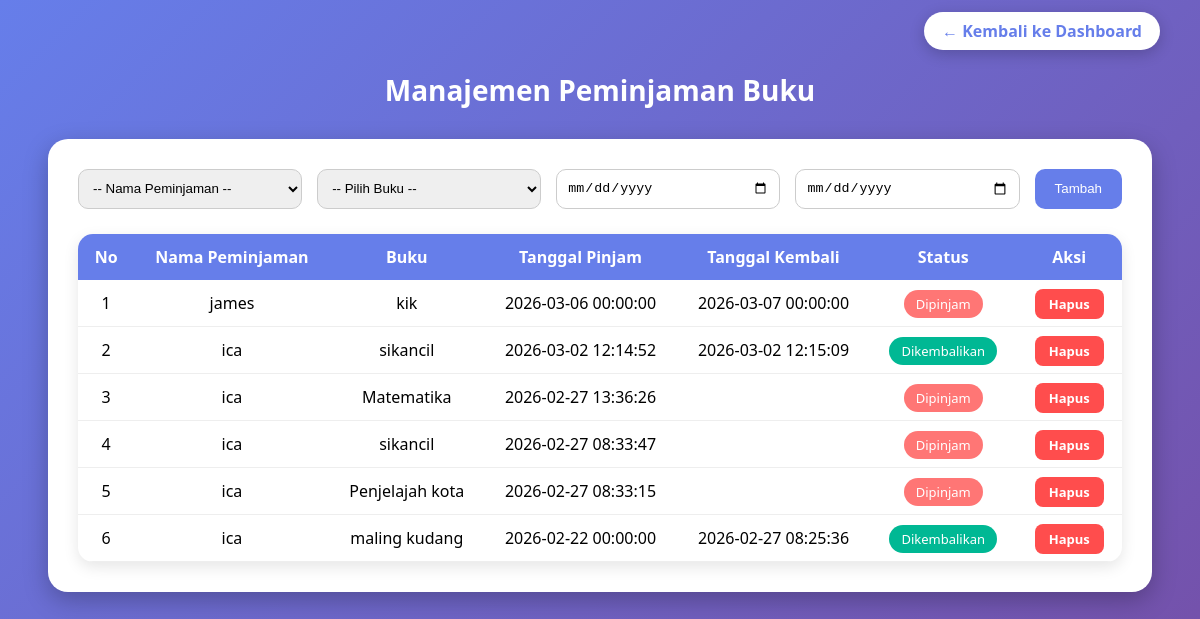
The page /manage_peminjaman.php (signed in) on the database its author committed.
### tables this page shows
CREATE TABLE `peminjaman` (
  `id` int(11) NOT NULL,
  `user_id` int(11) DEFAULT NULL,
  `buku_id` int(11) DEFAULT NULL,
  `tanggal_pinjam` datetime DEFAULT NULL,
  `tanggal_kembali` datetime DEFAULT NULL,
  `status` varchar(20) DEFAULT NULL
);

CREATE TABLE `users` (
  `id` int(11) NOT NULL,
  `username` varchar(50) NOT NULL,
  `password` varchar(100) NOT NULL,
  `role` enum('admin','anggota') NOT NULL
);

CREATE TABLE `buku` (
  `id` int(11) NOT NULL,
  `judul` varchar(100) NOT NULL,
  `penulis` varchar(100) DEFAULT NULL,
  `penerbit` varchar(100) DEFAULT NULL,
  `tahun` int(11) DEFAULT NULL,
  `stok` int(11) NOT NULL
);

### manage_peminjaman.php (the view, shortened to what this page needs)
<?php
include 'config.php';
$data = mysqli_query($conn,"
    SELECT peminjaman.*,
           users.username AS nama_user,
           buku.judul
    FROM peminjaman
    LEFT JOIN users ON peminjaman.user_id = users.id
    LEFT JOIN buku ON peminjaman.buku_id = buku.id
    ORDER BY peminjaman.id DESC
");
?>
<!DOCTYPE html>
<html>
<head>
    <link rel="stylesheet" href="style.css">
</head>
<body class="manage-peminjaman">
    <div class="top-bar">
        <a href="dashboard_admin.php" class="btn-kembali">← Kembali ke Dashboard</a>
    </div>
    <h2 class="manage-title">Manajemen Peminjaman Buku</h2>
    <div class="container">
        <form method="POST" class="manage-form">
            <select name="user_id" required>
                <option value="">-- Nama Peminjaman --</option>
            </select>
            <select name="buku_id" required>
                <option value="">-- Pilih Buku --</option>
            </select>
            <input type="date" name="tanggal_pinjam" required>
            <input type="date" name="tanggal_kembali" required>
            <button type="submit" name="tambah">Tambah</button>
        </form>
        <table class="manage-table">
            <thead>
                <tr>
                    <th>No</th>
                    <th>Nama Peminjaman</th>
                    <th>Buku</th>
                    <th>Tanggal Pinjam</th>
                    <th>Tanggal Kembali</th>
                    <th>Status</th>
                    <th>Aksi</th>
                </tr>
            </thead>
            <tbody>
                <?php
                $no=1;
                if(mysqli_num_rows($data)>0){
                    while($row=mysqli_fetch_assoc($data)){
                ?>
                <tr>
                    <td><?= $no++; ?></td>
                    <td><?= $row['nama_user']; ?></td>
                    <td><?= $row['judul']; ?></td>
                    <td><?= $row['tanggal_pinjam']; ?></td>
                    <td><?= $row['tanggal_kembali']; ?></td>
                    <td>
                        <?php if($row['status'] == "Dipinjam"){ ?>
                            <span class="status-dipinjam">Dipinjam</span>
                        <?php } else { ?>
                            <span class="status-kembali">Dikembalikan</span>
                        <?php } ?>
                    </td>
                    <td>
                        <a class="btn-hapus" href="?hapus=<?= $row['id']; ?>" onclick="return confirm('Hapus?')">Hapus</a>
                    </td>
                </tr>
                <?php }} else { ?>
                <tr>
                    <td colspan="7">Belum ada data</td>
                </tr>
                <?php } ?>
            </tbody>
        </table>
    </div>
</body>
</html>

### css/style.css (style rules this page uses)
body.manage-peminjaman { background: linear-gradient(135deg,#667eea,#764ba2); padding: 40px; min-height: 100vh; font-family: 'Segoe UI', Tahoma, Geneva, Verdana, sans-serif; }
.top-bar { position: absolute; top: 20px; right: 40px; }
.btn-kembali { text-decoration: none; background: white; color: #667eea; padding: 8px 18px; border-radius: 30px; font-weight: 600; box-shadow: 0 4px 15px rgba(0,0,0,0.2); transition: all 0.3s ease; }
.container { background: white; padding: 30px; border-radius: 20px; margin-top: 30px; box-shadow: 0 8px 25px rgba(0,0,0,0.25); }
.manage-form, form { display: flex; flex-wrap: wrap; gap: 10px; margin-bottom: 25px; }
.manage-form select, .manage-form input, form select, form input { flex: 1; min-width: 160px; padding: 10px; border-radius: 10px; border: 1px solid #ccc; transition: 0.3s; }
.manage-form button, form button { background: #667eea; color: white; border: none; padding: 10px 20px; border-radius: 10px; cursor: pointer; transition: all 0.3s ease; }
.manage-table, table { width: 100%; border-collapse: collapse; background: white; border-radius: 15px; overflow: hidden; }
.manage-table th, table th { background: #667eea; color: white; padding: 12px; text-align: center; }
.manage-table td, table td { padding: 12px; border-bottom: 1px solid #eee; text-align: center; }
.status-dipinjam { background: #ff7675; color: white; padding: 5px 12px; border-radius: 20px; font-size: 13px; font-weight: 500; }
.status-kembali { background: #00b894; color: white; padding: 5px 12px; border-radius: 20px; font-size: 13px; font-weight: 500; }
.btn-hapus, table a { background: #ff4d4d; color: white; padding: 6px 14px; border-radius: 8px; text-decoration: none; font-size: 13px; font-weight: bold; transition: 0.3s; }

### manage_peminjaman.php (style rules this page uses)
body.manage-peminjaman { background: linear-gradient(135deg, #667eea, #764ba2); font-family: 'Segoe UI', Tahoma, Geneva, Verdana, sans-serif; padding: 40px; min-height: 100vh; }
.top-bar { position: absolute; top: 20px; right: 40px; }
.btn-kembali { text-decoration: none; background: white; color: #667eea; padding: 8px 18px; border-radius: 30px; font-weight: 600; box-shadow: 0 4px 15px rgba(0,0,0,0.2); transition: all 0.3s ease; }
.manage-title { color: white; text-align: center; margin-bottom: 30px; font-size: 28px; }
.container { background: white; padding: 30px; border-radius: 20px; margin-top: 30px; box-shadow: 0 8px 25px rgba(0,0,0,0.25); }
.manage-form { display: flex; flex-wrap: wrap; gap: 15px; margin-bottom: 25px; }
.manage-form select, .manage-form input { flex: 1; min-width: 150px; padding: 10px; border-radius: 10px; border: 1px solid #ccc; transition: 0.3s; }
.manage-form button { background: #667eea; color: white; border: none; padding: 10px 20px; border-radius: 10px; cursor: pointer; transition: all 0.3s ease; }
.manage-table { width: 100%; border-collapse: collapse; background: white; border-radius: 15px; overflow: hidden; box-shadow: 0 5px 15px rgba(0,0,0,0.1); }
.manage-table th, .manage-table td { padding: 12px 15px; text-align: center; }
.manage-table th { background: #667eea; color: white; }
.status-dipinjam { background: #ff7675; color: white; padding: 5px 12px; border-radius: 20px; font-size: 13px; font-weight: 500; }
.status-kembali { background: #00b894; color: white; padding: 5px 12px; border-radius: 20px; font-size: 13px; font-weight: 500; }
.btn-hapus { background: #ff4d4d; color: white; padding: 6px 14px; border-radius: 8px; text-decoration: none; font-size: 13px; font-weight: bold; transition: 0.3s; }

### rows shown on the page
peminjaman: user.username "james", buku.judul "kik", tanggal_pinjam "2026-03-06 00:00:00", tanggal_kembali "2026-03-07 00:00:00", status "Dipinjam"
peminjaman: user.username "ica", buku.judul "sikancil", tanggal_pinjam "2026-03-02 12:14:52", tanggal_kembali "2026-03-02 12:15:09", status "Dikembalikan"
peminjaman: user.username "ica", buku.judul "Matematika", tanggal_pinjam "2026-02-27 13:36:26", status "Dipinjam"
peminjaman: user.username "ica", buku.judul "sikancil", tanggal_pinjam "2026-02-27 08:33:47", status "Dipinjam"
peminjaman: user.username "ica", buku.judul "Penjelajah kota", tanggal_pinjam "2026-02-27 08:33:15", status "Dipinjam"
peminjaman: user.username "ica", buku.judul "maling kudang", tanggal_pinjam "2026-02-22 00:00:00", tanggal_kembali "2026-02-27 08:25:36", status "Dikembalikan"
